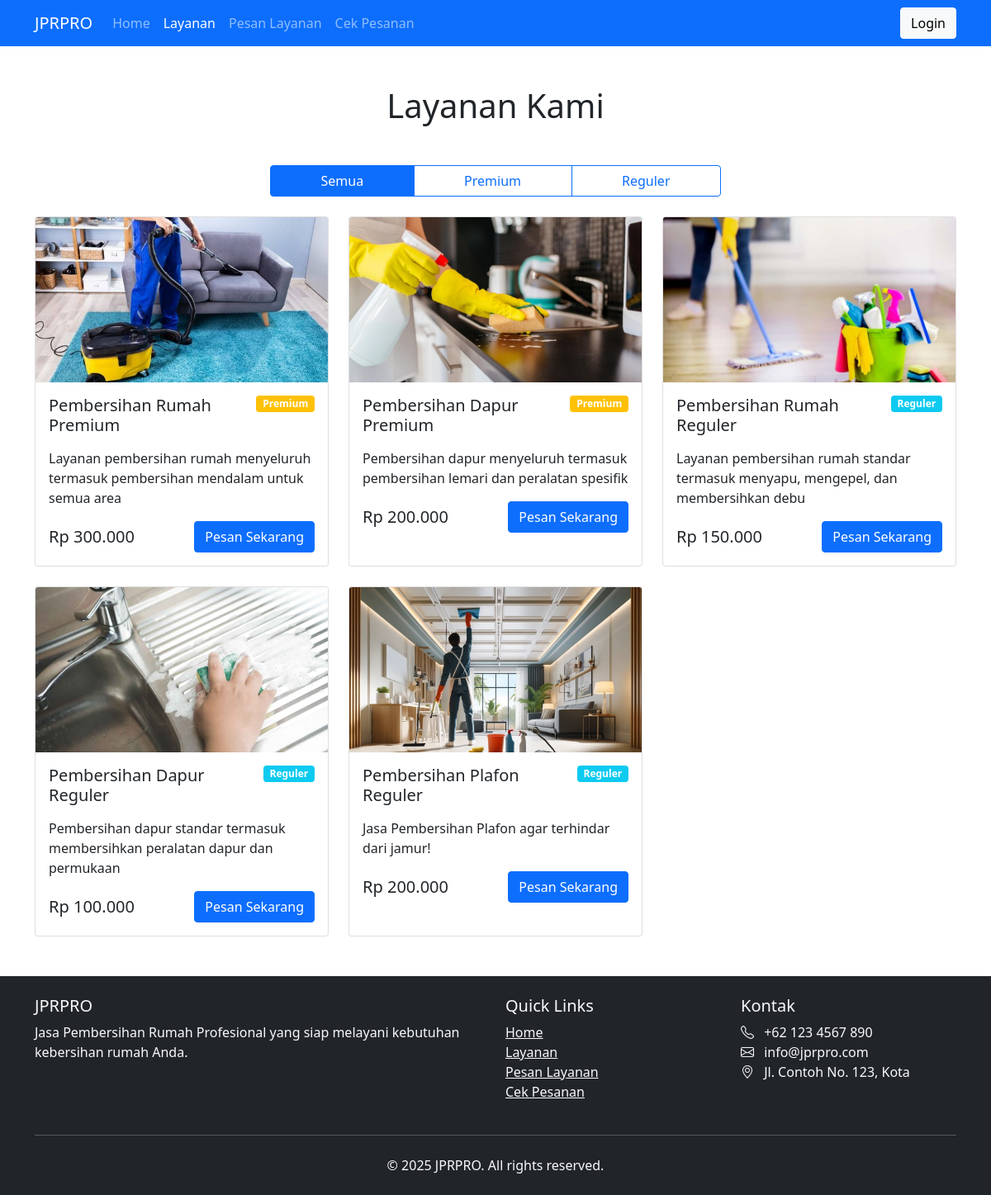
/layanan.php, run on the app's committed database.
### tables this page shows
CREATE TABLE `layanan` (
  `id` int(11) NOT NULL,
  `nama_layanan` varchar(100) NOT NULL,
  `jenis_layanan` enum('reguler','premium') NOT NULL,
  `harga` decimal(10,2) NOT NULL,
  `deskripsi` text DEFAULT NULL,
  `gambar` varchar(255) DEFAULT NULL
);

### layanan.php (the view, shortened to what this page needs)
<?php
require_once 'config/database.php';
$stmt = $pdo->query('SELECT * FROM layanan ORDER BY jenis_layanan DESC, id ASC');
$layanan = $stmt->fetchAll();
?>
<!DOCTYPE html>
<html lang="id">
<head>
    <link href="https://cdn.jsdelivr.net/npm/bootstrap@5.1.3/dist/css/bootstrap.min.css" rel="stylesheet">
    <link rel="stylesheet" href="https://cdn.jsdelivr.net/npm/bootstrap-icons@1.7.2/font/bootstrap-icons.css">
</head>
<body>
    <nav class="navbar navbar-expand-lg navbar-dark bg-primary sticky-top">
        <div class="container">
            <a class="navbar-brand" href="index.php">JPRPRO</a>
            <div class="collapse navbar-collapse" id="navbarNav">
                <ul class="navbar-nav me-auto">
                    <li class="nav-item">
                        <a class="nav-link" href="index.php">Home</a>
                    </li>
                    <li class="nav-item">
                        <a class="nav-link active" href="layanan.php">Layanan</a>
                    </li>
                    <li class="nav-item">
                        <a class="nav-link" href="pesan.php">Pesan Layanan</a>
                    </li>
                    <li class="nav-item">
                        <a class="nav-link" href="cek-pesanan.php">Cek Pesanan</a>
                    </li>
                </ul>
                <a href="admin/login.php" class="btn btn-light">Login</a>
            </div>
        </div>
    </nav>
    <div class="container py-5">
        <h1 class="text-center mb-5">Layanan Kami</h1>
        <div class="row mb-4">
            <div class="col-md-6 offset-md-3">
                <div class="btn-group w-100" role="group">
                    <button type="button" class="btn btn-outline-primary active" data-filter="all">Semua</button>
                    <button type="button" class="btn btn-outline-primary" data-filter="premium">Premium</button>
                    <button type="button" class="btn btn-outline-primary" data-filter="reguler">Reguler</button>
                </div>
            </div>
        </div>
        <div class="row g-4">
            <?php foreach ($layanan as $item): ?>
            <div class="col-md-6 col-lg-4 service-item" data-type="<?php echo $item['jenis_layanan']; ?>">
                <div class="card service-card h-100">
                    <?php if ($item['gambar']): ?>
                    <img src="uploads/<?php echo htmlspecialchars($item['gambar']); ?>"
                         class="card-img-top service-image"
                         alt="<?php echo htmlspecialchars($item['nama_layanan']); ?>">
                    <?php else: ?>
                    <div class="card-img-top service-image bg-light d-flex align-items-center justify-content-center">
                        <i class="bi bi-image text-muted" style="font-size: 4rem;"></i>
                    </div>
                    <?php endif; ?>
                    <div class="card-body">
                        <div class="d-flex justify-content-between align-items-start mb-2">
                            <h5 class="card-title"><?php echo htmlspecialchars($item['nama_layanan']); ?></h5>
                            <span class="badge bg-<?php echo $item['jenis_layanan'] === 'premium' ? 'warning' : 'info'; ?>">
                                <?php echo ucfirst($item['jenis_layanan']); ?>
                            </span>
                        </div>
                        <p class="card-text"><?php echo htmlspecialchars($item['deskripsi']); ?></p>
                        <div class="d-flex justify-content-between align-items-center">
                            <span class="h5 mb-0">Rp <?php echo number_format($item['harga'], 0, ',', '.'); ?></span>
                            <a href="pesan.php?layanan=<?php echo $item['id']; ?>" class="btn btn-primary">
                                Pesan Sekarang
                            </a>
                        </div>
                    </div>
                </div>
            </div>
            <?php endforeach; ?>
        </div>
    </div>
    <footer class="bg-dark text-light py-4">
        <div class="container">
            <div class="row">
                <div class="col-md-6">
                    <h5>JPRPRO</h5>
                    <p>Jasa Pembersihan Rumah Profesional yang siap melayani kebutuhan kebersihan rumah Anda.</p>
                </div>
                <div class="col-md-3">
                    <h5>Quick Links</h5>
                    <ul class="list-unstyled">
                        <li><a href="index.php" class="text-light">Home</a></li>
                        <li><a href="layanan.php" class="text-light">Layanan</a></li>
                        <li><a href="pesan.php" class="text-light">Pesan Layanan</a></li>
                        <li><a href="cek-pesanan.php" class="text-light">Cek Pesanan</a></li>
                    </ul>
                </div>
                <div class="col-md-3">
                    <h5>Kontak</h5>
                    <ul class="list-unstyled">
                        <li><i class="bi bi-telephone me-2"></i> +62 123 4567 890</li>
                        <li><i class="bi bi-envelope me-2"></i> info@jprpro.com</li>
                        <li><i class="bi bi-geo-alt me-2"></i> Jl. Contoh No. 123, Kota</li>
                    </ul>
                </div>
            </div>
            <hr class="my-4">
            <div class="text-center">
                <p class="mb-0">&copy; 2025 JPRPRO. All rights reserved.</p>
            </div>
        </div>
    </footer>
</body>
</html>

### layanan.php (style rules this page uses)
.service-card { transition: transform 0.3s; }
.service-image { height: 200px; object-fit: cover; }

### data on the page
layanan: gambar (picture), nama_layanan "Pembersihan Rumah Premium", jenis_layanan "Premium", deskripsi "Layanan pembersihan rumah menyeluruh termasuk pembersihan mendalam untuk semua area", harga "300.000"
layanan: gambar (picture), nama_layanan "Pembersihan Dapur Premium", jenis_layanan "Premium", deskripsi "Pembersihan dapur menyeluruh termasuk pembersihan lemari dan peralatan spesifik", harga "200.000"
layanan: gambar (picture), nama_layanan "Pembersihan Rumah Reguler", jenis_layanan "Reguler", deskripsi "Layanan pembersihan rumah standar termasuk menyapu, mengepel, dan membersihkan debu", harga "150.000"
layanan: gambar (picture), nama_layanan "Pembersihan Dapur Reguler", jenis_layanan "Reguler", deskripsi "Pembersihan dapur standar termasuk membersihkan peralatan dapur dan permukaan", harga "100.000"
layanan: gambar (picture), nama_layanan "Pembersihan Plafon Reguler", jenis_layanan "Reguler", deskripsi "Jasa Pembersihan Plafon agar terhindar dari jamur!", harga "200.000"
